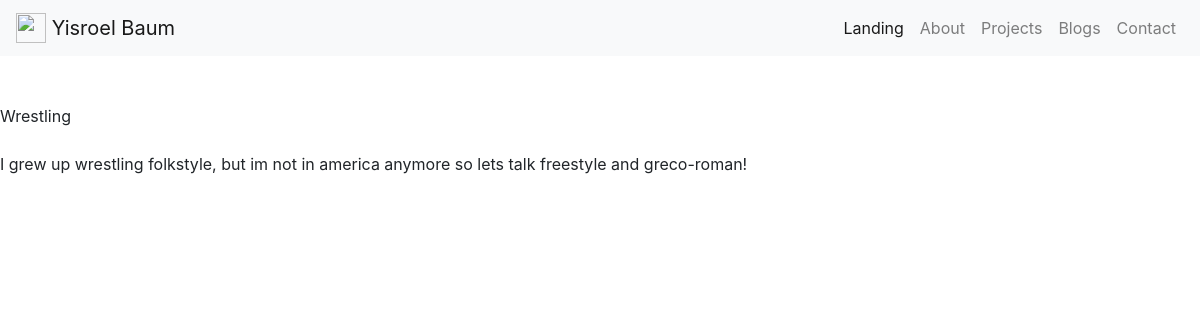
Page /blog/3 on the committed database.
### portfolio/models.py (models this page shows, shortened)
class Blog(portfolio.Model):
    id          = portfolio.Column(portfolio.Integer, primary_key=True)
    name        = portfolio.Column(portfolio.String(64), nullable=False)
    description = portfolio.Column(portfolio.String(200), nullable=False)
    img         = portfolio.Column(portfolio.String(200), default='static/default_pic.jpg')

### portfolio/routes.py (the view)
@app.route('/blog/<int:blog_id>')
def ind_blog(blog_id):
    blog = Blog.query.filter_by(id=blog_id).first()
    return render_template('ind_blog.html', blog=blog)

### portfolio/templates/ind_blog.html
{% extends 'base.html' %}
{% block content %}
    {{ blog.img }}<br><br>
    {{ blog.name }}<br><br>
    {{ blog.description }}
{% endblock content %}

### rows in the picture
Blog: name "Wrestling", description "I grew up wrestling folkstyle, but im not in america anymore so lets talk freestyle and greco-roman!"
